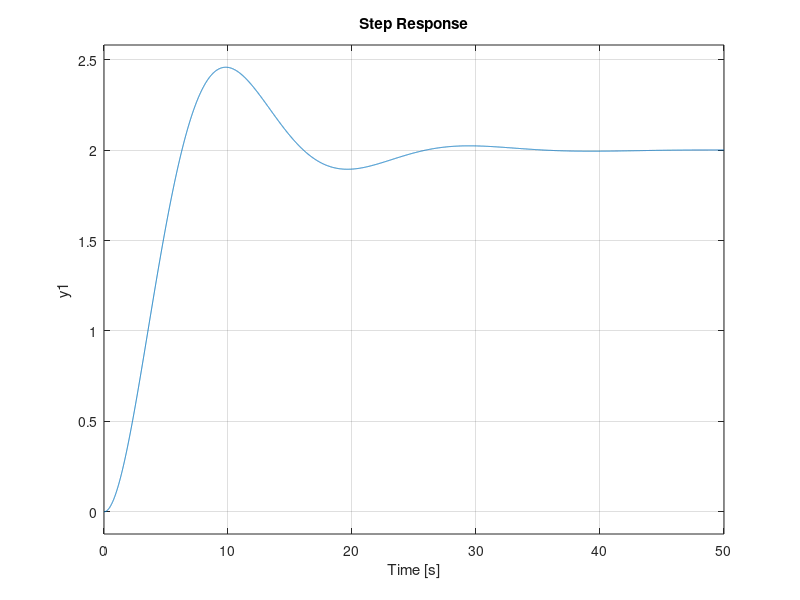

Write MATLAB code to recreate this figure.
%%%%%%%%%%%%%%%%%%%%%%%%%%%%%%%%%%%%%%%%%%%%%%%%%%%%%%%%%%%%%%%%%%%%%%%%%%%
%%%                     HW #2
%%%                   Problem #3 
%%%                Deniz Ekin Canbay
%%%%%%%%%%%%%%%%%%%%%%%%%%%%%%%%%%%%%%%%%%%%%%%%%%%%%%%%%%%%%%%%%%%%%%%%%%%
clear all; clc; close all;
m=10; c=3; k=5; L1=1; L2=2; L3=2;
% State Space Form
A=[0 1; (-(k*L1*L1)/(m*L3*L3)) (-(c*L2*L2)/(m*L3*L3)) ]
B=[0;((k*L1)/(m*L3*L3))]
C =[1 0]
D=[0]
sys=ss(A,B,C,D)
s=tf('s')
figure
step(tf(sys)*2/(s*(0.0004*s*s+0.008*s+1)))
step(2/(s*(0.0004*s*s+0.008*s+1)))
step(k*L1*2/((0.0004*s*s+0.008*s+1)*(m*L3*s*s+k*L1*L1+c*L2*L2*s)))
step((5*2/((40*s*s+12*s+5)*(0.0004*s*s+0.008*s+1))))
